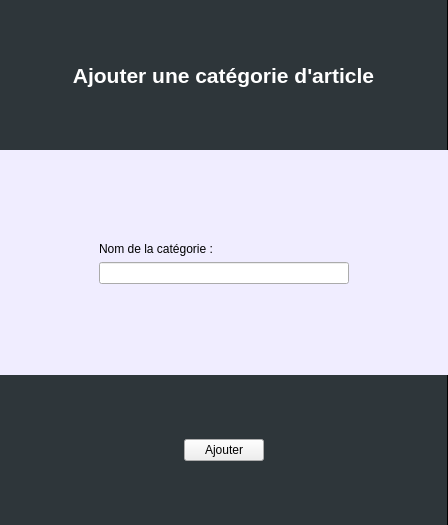
<?xml version="1.0" encoding="UTF-8"?>
<ui version="4.0">
 <class>add_categorie</class>
 <widget class="QWidget" name="add_categorie">
  <property name="geometry">
   <rect>
    <x>0</x>
    <y>0</y>
    <width>448</width>
    <height>525</height>
   </rect>
  </property>
  <property name="windowTitle">
   <string>Form</string>
  </property>
  <property name="styleSheet">
   <string notr="true">#add_categorie{
background: rgb(240, 237, 255);
border: none;
}</string>
  </property>
  <layout class="QGridLayout" name="gridLayout_3">
   <property name="leftMargin">
    <number>0</number>
   </property>
   <property name="topMargin">
    <number>0</number>
   </property>
   <property name="rightMargin">
    <number>0</number>
   </property>
   <property name="bottomMargin">
    <number>0</number>
   </property>
   <item row="0" column="0" colspan="3">
    <widget class="QFrame" name="frame">
     <property name="minimumSize">
      <size>
       <width>0</width>
       <height>150</height>
      </size>
     </property>
     <property name="maximumSize">
      <size>
       <width>16777215</width>
       <height>150</height>
      </size>
     </property>
     <property name="styleSheet">
      <string notr="true">#frame {
background: rgb(46, 54, 58);
border: none;
border-right: 1px solid black;
}</string>
     </property>
     <property name="frameShape">
      <enum>QFrame::StyledPanel</enum>
     </property>
     <property name="frameShadow">
      <enum>QFrame::Raised</enum>
     </property>
     <layout class="QGridLayout" name="gridLayout">
      <item row="0" column="0">
       <widget class="QLabel" name="label_4">
        <property name="font">
         <font>
          <pointsize>16</pointsize>
          <weight>75</weight>
          <bold>true</bold>
         </font>
        </property>
        <property name="styleSheet">
         <string notr="true">QLabel {
	color: rgb(255, 255, 255);
}</string>
        </property>
        <property name="text">
         <string>Ajouter une catégorie d'article</string>
        </property>
        <property name="alignment">
         <set>Qt::AlignCenter</set>
        </property>
       </widget>
      </item>
     </layout>
    </widget>
   </item>
   <item row="1" column="1">
    <spacer name="verticalSpacer_2">
     <property name="orientation">
      <enum>Qt::Vertical</enum>
     </property>
     <property name="sizeHint" stdset="0">
      <size>
       <width>20</width>
       <height>59</height>
      </size>
     </property>
    </spacer>
   </item>
   <item row="2" column="1">
    <widget class="QLabel" name="label">
     <property name="styleSheet">
      <string notr="true">color:rgb(0,0,0);</string>
     </property>
     <property name="text">
      <string>Nom de la catégorie :</string>
     </property>
    </widget>
   </item>
   <item row="3" column="0">
    <spacer name="horizontalSpacer_3">
     <property name="orientation">
      <enum>Qt::Horizontal</enum>
     </property>
     <property name="sizeHint" stdset="0">
      <size>
       <width>86</width>
       <height>20</height>
      </size>
     </property>
    </spacer>
   </item>
   <item row="3" column="1">
    <widget class="QLineEdit" name="lineEdit_name">
     <property name="minimumSize">
      <size>
       <width>250</width>
       <height>0</height>
      </size>
     </property>
    </widget>
   </item>
   <item row="3" column="2">
    <spacer name="horizontalSpacer_4">
     <property name="orientation">
      <enum>Qt::Horizontal</enum>
     </property>
     <property name="sizeHint" stdset="0">
      <size>
       <width>86</width>
       <height>20</height>
      </size>
     </property>
    </spacer>
   </item>
   <item row="4" column="1">
    <spacer name="verticalSpacer">
     <property name="orientation">
      <enum>Qt::Vertical</enum>
     </property>
     <property name="sizeHint" stdset="0">
      <size>
       <width>20</width>
       <height>59</height>
      </size>
     </property>
    </spacer>
   </item>
   <item row="5" column="0" colspan="3">
    <widget class="QFrame" name="frame_2">
     <property name="minimumSize">
      <size>
       <width>0</width>
       <height>150</height>
      </size>
     </property>
     <property name="maximumSize">
      <size>
       <width>16777215</width>
       <height>150</height>
      </size>
     </property>
     <property name="styleSheet">
      <string notr="true">#frame_2 {
background: rgb(46, 54, 58);
border: none;
border-right: 1px solid black;
}</string>
     </property>
     <property name="frameShape">
      <enum>QFrame::StyledPanel</enum>
     </property>
     <property name="frameShadow">
      <enum>QFrame::Raised</enum>
     </property>
     <layout class="QGridLayout" name="gridLayout_2">
      <item row="0" column="0">
       <spacer name="horizontalSpacer">
        <property name="orientation">
         <enum>Qt::Horizontal</enum>
        </property>
        <property name="sizeHint" stdset="0">
         <size>
          <width>153</width>
          <height>20</height>
         </size>
        </property>
       </spacer>
      </item>
      <item row="0" column="1">
       <widget class="QPushButton" name="pushButton_add">
        <property name="text">
         <string>Ajouter</string>
        </property>
        <property name="flat">
         <bool>false</bool>
        </property>
       </widget>
      </item>
      <item row="0" column="2">
       <spacer name="horizontalSpacer_2">
        <property name="orientation">
         <enum>Qt::Horizontal</enum>
        </property>
        <property name="sizeHint" stdset="0">
         <size>
          <width>152</width>
          <height>20</height>
         </size>
        </property>
       </spacer>
      </item>
     </layout>
    </widget>
   </item>
  </layout>
 </widget>
 <resources/>
 <connections/>
</ui>
